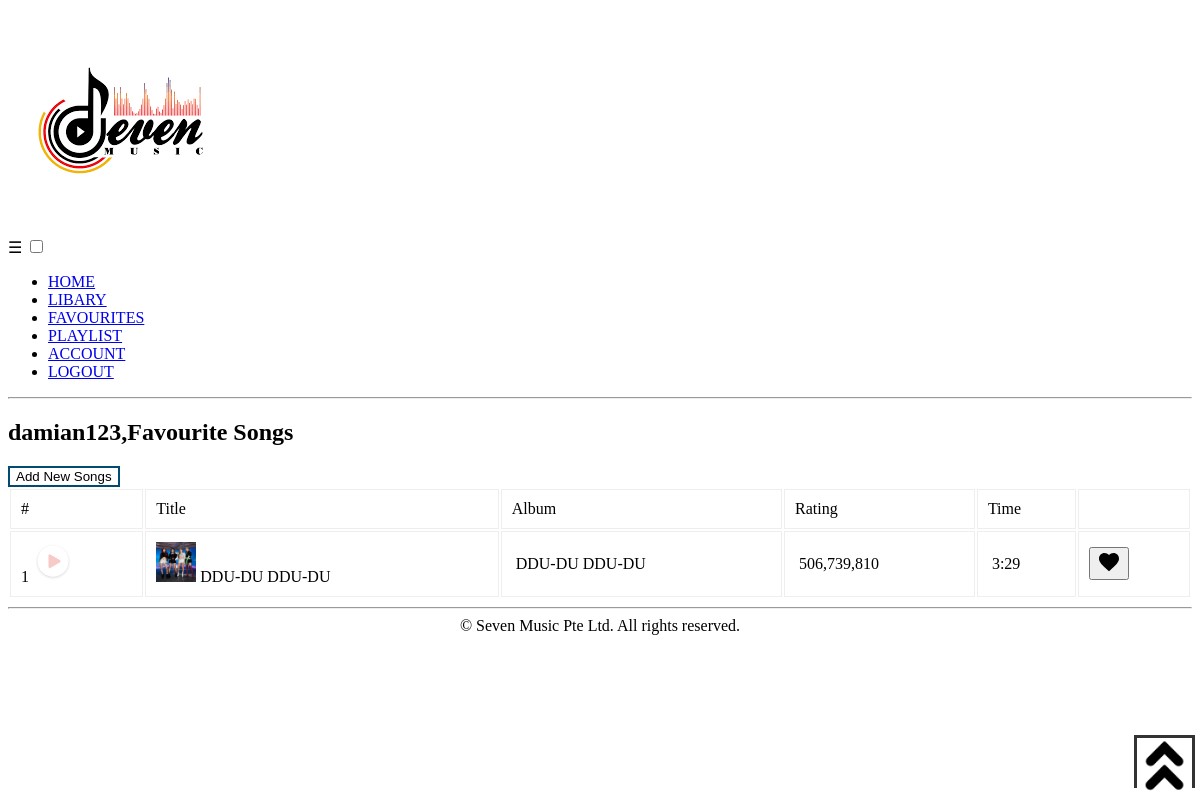
/views/favourites.php (signed in), run on the app's committed database.
### tables this page shows
CREATE TABLE IF NOT EXISTS `favourites_song` (
  `favourite_xid` int(11) NOT NULL AUTO_INCREMENT,
  `song_id` int(11) NOT NULL,
  `user_id` int(11) NOT NULL,
  PRIMARY KEY (`favourite_xid`)
);

CREATE TABLE IF NOT EXISTS `songs` (
  `song_xid` int(11) NOT NULL AUTO_INCREMENT,
  `song_title` varchar(255) NOT NULL,
  `song_image` varchar(255) NOT NULL,
  `song_rating` varchar(255) NOT NULL,
  `song_duration` varchar(255) NOT NULL,
  `song_url` varchar(255) NOT NULL,
  PRIMARY KEY (`song_xid`)
);

### views/favourites.php (the view, shortened to what this page needs)
<?php
 require_once("../db/dbinfo.php");
?>
<!DOCTYPE html>
<html lang="en">
<head>
</head>
<body>
    <?php include 'header.php'; ?>
    <table>
        <h2 style="color:black;"><?php echo htmlspecialchars($_SESSION["login_username"]); ?></b>,Favourite Songs</h2>
        <form action="libary.php">
            <button class="button button5" input type="submit">Add New Songs</button>
        </form>
        <table>
            <tbody>
                <tr>
                    <td>#</td>
                    <td>Title</td>
                    <td>Album</td>
                    <td>Rating</td>
                    <td>Time</td>
                    <td></td>
                </tr>
                <?php
            $user_id = $_SESSION["login_xid"];
            $count = 0;
            $sqlstatement = "SELECT song_image, song_title, song_rating, song_duration, song_url, song_xid, favourite_xid FROM favourites_song
                             INNER JOIN songs ON songs.song_xid = favourites_song.song_id where user_id = $user_id;";
            if ($result = $mysqli -> query($sqlstatement)) {
                while($record = $result -> fetch_row()){
                    $count += 1;
                    $image = $record[0];
                    $title = $record[1];
                    $rating = $record[2];
                    $duration = $record[3];
                    $songurl = $record[4];
                    $favid = $record[6];
            ?>
                <tr>
                    <td><?php echo $count; ?>
                        <img src="../images/play.png" id="play-btn" style="width:40px;height:40px;top: 15px;"
                            data-src="../audios/<?php echo $songurl; ?>" name="<?php echo $title; ?>"
                            onclick="play(this)">
                    </td>
                    <td><img src="../images/<?php echo $image; ?>"
                            style="width:40px;height:40px;">&nbsp;<?php echo $title; ?></td>
                    <td>&nbsp;<?php echo $title; ?></td>
                    <td>&nbsp;<?php echo $rating; ?></td>
                    <td>&nbsp;<?php echo $duration; ?></td>
                    <td> <a href="favouriteform.php?delete=<?php echo $favid; ?>">
                            <button class="like-button">
                                <div class="like-wrapper">
                                    <svg class="heart" width="24" height="24" viewBox="0 0 24 24">
                                        <path
                                            d="M12,21.35L10.55,20.03C5.4,15.36 2,12.27 2,8.5C2,5.41 4.42,3 7.5,3C9.24,3 10.91,3.81 12,5.08C13.09,3.81 14.76,3 16.5,3C19.58,3 22,5.41 22,8.5C22,12.27 18.6,15.36 13.45,20.03L12,21.35Z">
                                        </path>
                                    </svg>
                                </div>
                            </button>
                        </a></td>
                </tr>
                <?php
                }
            }
            ?>
            </tbody>
        </table>
        <div class="music-player">
            <div id="close-player">
                <img src="../images/up-arrow.png" width="100%;" id="player-button">
            </div>
        </div>
        <?php include 'footer.php';?>
</body>
</html>

### views/favourites.php (style rules this page uses)
table { width: 100%; }
table td { padding: 10px; text-align: left; border: 1px solid #eee; }
.button5 { background-color: white; color: black; border: 2px solid #014b70; }
.music-player { position: fixed; bottom: -125px; left: 0; right: 0; background: #fff; z-index: 1000; }
.music-player #close-player { position: absolute; top: -50px; right: 5px; height: 50px; width: 55px; line-height: 50px; cursor: pointer; font-size: 30px; color: #333; background: #fff; border: 3px solid #333; border-bottom: none; text-align: center; }

### data on the page
favourites_song: song.song_image (picture), song.song_title "DDU-DU DDU-DU", song.song_rating "506,739,810", song.song_duration "3:29"

### other printed values
$_SESSION["login_username"] "damian123"
